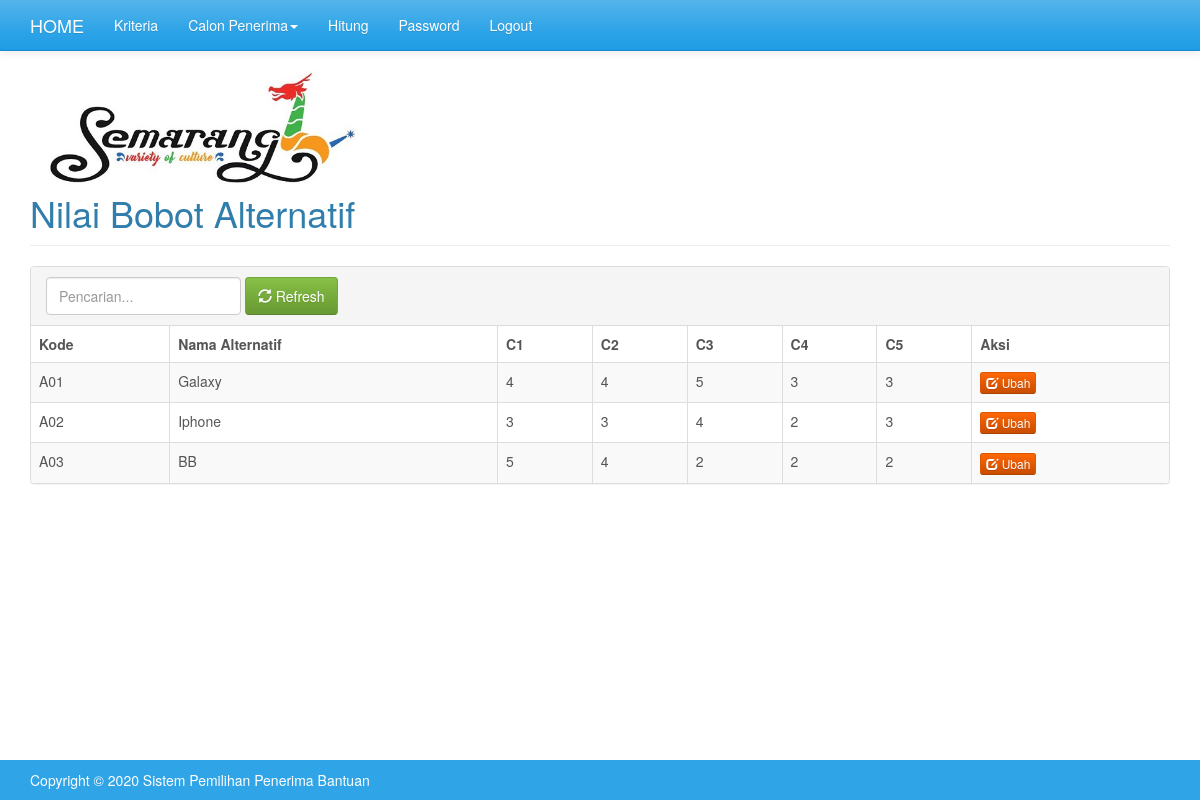
Screenshot of /index.php?m=rel_alternatif (signed in) with the database file from the repository.
### tables this page shows
CREATE TABLE `tb_alternatif` (
  `kode_alternatif` varchar(25) NOT NULL,
  `nama_alternatif` varchar(256) DEFAULT NULL,
  PRIMARY KEY (`kode_alternatif`)
);

CREATE TABLE `tb_relasi` (
  `ID` int(11) NOT NULL AUTO_INCREMENT,
  `kode_alternatif` varchar(16) DEFAULT NULL,
  `kode_kriteria` varchar(16) DEFAULT NULL,
  `nilai` double DEFAULT NULL,
  PRIMARY KEY (`ID`)
);

### config.php (called while the page is built)
<?php
$config["server"]='localhost';
$config["username"]='root';
$config["password"]='';
$config["database_name"]='electre';

### functions.php (called while the page is built, shortened)
<?php
include'config.php';
include'includes/db.php';
$db = new DB($config['server'], $config['username'], $config['password'], $config['database_name']);
function get_data(){
    global $db;
    $rows = $db->get_results("SELECT *
        FROM tb_relasi  ORDER BY kode_alternatif, kode_kriteria");
    $data = array();
    foreach($rows as $row){
        $data[$row->kode_alternatif][$row->kode_kriteria] = $row->nilai;
    }
    return $data;
}

### includes/db.php (called while the page is built, shortened)
<?php
class DB{
    var $conn = null;
    public function __construct($host, $username, $passwd, $dbname){
        $this->conn = mysqli_connect($host, $username, $passwd, $dbname);
    }
    public function query($sql){
        $query = mysqli_query($this->conn, $sql) or die('<pre>Error mysqli_query: ' . mysqli_error($this->conn) . '<br />' . $sql . '</pre>');
        return $query;
    }
    public function get_results($sql){
        $query = $this->query($sql);
        $arr = array();
        while($row = mysqli_fetch_object($query)){
            $arr[] = $row;
        }
        return $arr;
    }
    public function get_var($sql){
        $query = $this->query($sql);
        $row = mysqli_fetch_row($query);
        return $row[0];
    }
}

### rel_alternatif.php (the view, shortened to what this page needs)
<img src="assets/images/semarang.jpg" width=350 height=150 align="center" class="img-responsive" />
<div class="page-header">
    <h1>Nilai Bobot Alternatif</h1>
</div>
<div class="panel panel-default">
    <div class="panel-heading">
        <form class="form-inline">
            <div class="form-group">
                <input class="form-control" type="text" name="q" value="<?=$_GET['q']?>" placeholder="Pencarian..." />
            </div>
            <div class="form-group">
                <button class="btn btn-success"><span class="glyphicon glyphicon-refresh"></span> Refresh</button>
            </div>
        </form>
    </div>
    <table class="table table-bordered table-hover table-striped">
        <thead><tr>
                <th>Kode</th>
                <th>Nama Alternatif</th>
                <?php
                $aa = $db->get_var("SELECT COUNT(*) FROM tb_kriteria");
                if($aa>0):
                for($a = 1; $a<=$aa; $a++){
                    echo "<th>C$a</th>";
                }
                endif;
                ?>
                <th>Aksi</th>
        </tr></thead>
        <?php
        $q = esc_field($_GET['q']);
        $rows = $db->get_results("SELECT * FROM tb_alternatif
                WHERE  kode_alternatif LIKE '%$q%' OR nama_alternatif LIKE '%$q%'
                ORDER BY kode_alternatif");
        $data = get_data();
        foreach($rows as $row):?>
        <tr>
            <td><?=$row->kode_alternatif?></td>
            <td><?=$row->nama_alternatif?></td>
            <?php foreach($data[$row->kode_alternatif] as $k => $v):?>
            <td><?=$v?></td>
            <?php endforeach?>
            <td>
                <a class="btn btn-xs btn-warning" href="?m=rel_alternatif_ubah&ID=<?=$row->kode_alternatif?>"><span class="glyphicon glyphicon-edit"></span> Ubah</a>
            </td>
        </tr>
        <?php endforeach;?>
    </table>
</div>

### assets/css/general.css (style rules this page uses)
html { position: relative; min-height: 100%; }
body { margin-bottom: 70px; }
.page-header { margin-top: 0; padding-bottom: 0; }
.page-header h1 { margin-top: 0; }

### rows the page displays
tb_alternatif: kode_alternatif "A01", nama_alternatif "Galaxy", kode_alternatif "4", kode_alternatif "5", kode_alternatif "3"
tb_alternatif: kode_alternatif "A02", nama_alternatif "Iphone", v "4"
tb_relasi: nilai "3", ID "2"
tb_alternatif: kode_alternatif "A03", nama_alternatif "BB", kode_alternatif "5", kode_alternatif "4", kode_alternatif "2"
